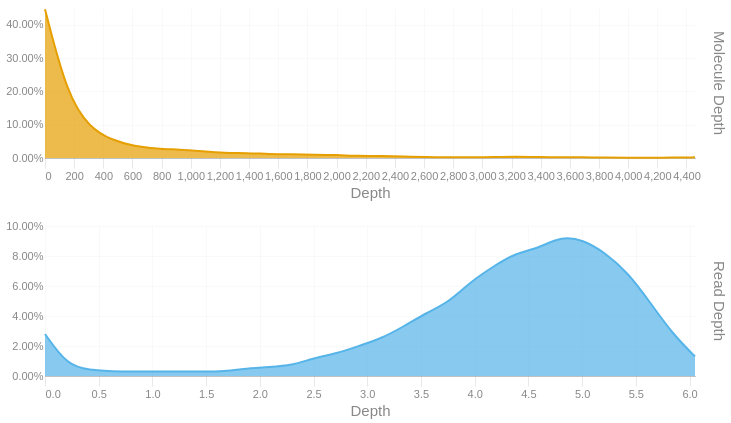

Notebook code for this chart:
### Code cell
readdep = depth_hist(tb['Read Depth'], q99, 3)
readdep = readdep.with_columns(pl.lit('Read Depth').alias('Metric'))
if not SKIPLR:
    moldep = depth_hist(tb['Molecule Depth'], mol_q99, 1)
    moldep = moldep.with_columns(pl.lit('Molecule Depth').alias('Metric'))
    _hist = pl.concat([readdep, moldep])
    _hist = _hist.filter(pl.col('Proportion') != 0)
    with SafeRender(_hist):
        (
            alt.Chart(_hist)        
            .mark_area(interpolate = "basis")
            .encode(
                x=alt.X('Bin:Q').scale(domainMin=0).axis(alt.Axis(title='Depth')),
                y = alt.Y('Proportion:Q', title = None).axis(format = '.2%'),
                color = alt.Color('Metric:N').legend(None),
                row = alt.Row("Metric:N").header(title = None, labelOrient = 'right'),
                tooltip = [
                    alt.Tooltip("Metric:N", title = "Metric"),
                    alt.Tooltip('Interval:N', title = "Depth Interval"),
                    alt.Tooltip('Proportion:Q', title = "% Alignments").format('.2%')
                ]
            )
            .resolve_scale(x='independent', y='independent')
            .properties(
                height = 150, width = 650,
                usermeta={'embedOptions': {'downloadFileName': f'{samplename}.depth.hist'}}
            )
        ).display()
else:
    readdep = readdep.filter(pl.col('Proportion') != 0)
    with SafeRender(readdep):
        (
            alt.Chart(readdep)        
            .mark_area(interpolate = "basis")
            .encode(
                x=alt.X('Bin:Q').scale(domainMin=0).axis(alt.Axis(title='Depth')),
                y = alt.Y('Proportion:Q', title = None).axis(format = '.2%'),
                tooltip = [
                    alt.Tooltip('Interval:N', title = "Depth Interval"),
                    alt.Tooltip('Proportion:Q', title = "% Alignments").format('.2%')
                ]
            )
            .properties(
                usermeta={'embedOptions': {'downloadFileName': f'{samplename}.depth.hist'}}
            )
        ).display()

### Figure 1 — Vega-Lite specification as saved in the notebook (floating-point values rounded to 4 significant figures)
{"width": 650, "height": 150, "config": {"title": {"anchor": "start", "dy": -15, "fontSize": 18, "color": "#888888", "subtitleColor": "#888888", "subtitleFontSize": 14}, "arc": {"fill": "#0072B2"}, "axis": {"domainColor": "#888888", "domainWidth": 0.5, "gridWidth": 0.2, "grid": false, "titleFontWeight": 400, "titleFontSize": 15, "labelFontSize": 11, "labelColor": "#888888", "tickColor": "#888888", "tickWidth": 0.2, "titleColor": "#888888"}, "axisBand": {"grid": false}, "axisX": {"grid": true, "tickSize": 10, "domainCap": "round"}, "axisY": {"domain": false, "grid": true, "tickSize": 0, "domainCap": "round"}, "background": "transparent", "header": {"labelFontSize": 15, "labelColor": "#888888", "titleFontSize": 15, "titleFontWeight": 600, "titleColor": "#888888"}, "legend": {"labelFont": "sans-serif", "labelFontSize": 12, "labelColor": "#888888", "symbolSize": 100, "symbolType": "circle", "titleFontSize": 12, "titlePadding": 10, "titleColor": "#888888", "title": null}, "range": {"category": ["#E69F00", "#56B4E9", "#009E73", "#F0E442", "#0072B2", "#D55E00", "#CC79A7", "#000000"], "diverging": ["#cfe8f3", "#a2d4ec", "#73bfe2", "#46abdb", "#1696d2", "#12719e"]}, "area": {"fill": "#0072B2", "fillOpacity": 0.7, "line": true, "strokeOpacity": 0.7}, "line": {"color": "#0072B2", "stroke": "#0072B2", "strokeWidth": 2}, "trail": {"color": "#0072B2", "stroke": "#0072B2", "strokeWidth": 0, "size": 1}, "point": {"filled": true, "fillOpacity": 1.0, "size": 95}, "text": {"color": "#888888", "fontSize": 11, "align": "right", "fontWeight": 400, "size": 11}, "bar": {"fill": "#0072B2", "stroke": null}, "view": {"stroke": null, "continuousWidth": 660, "continuousHeight": 400}}, "data": {"name": "data-72a0f013db902a8cf6af436d3d3397a2"}, "mark": {"type": "area", "interpolate": "basis"}, "encoding": {"color": {"field": "Metric", "legend": null, "type": "nominal"}, "row": {"field": "Metric", "header": {"title": null, "labelOrient": "right"}, "type": "nominal"}, "tooltip": [{"field": "Metric", "title": "Metric", "type": "nominal"}, {"field": "Interval", "title": "Depth Interval", "type": "nominal"}, {"field": "Proportion", "format": ".2%", "title": "% Alignments", "type": "quantitative"}], "x": {"axis": {"title": "Depth"}, "field": "Bin", "scale": {"domainMin": 0}, "type": "quantitative"}, "y": {"axis": {"format": ".2%"}, "field": "Proportion", "title": null, "type": "quantitative"}}, "resolve": {"scale": {"x": "independent", "y": "independent"}}, "usermeta": {"embedOptions": {"downloadFileName": "S5_Kennetcook_3540.depth.hist"}}, "$schema": "https://vega.github.io/schema/vega-lite/v6.1.0.json", "datasets": {"data-72a0f013db902a8cf6af436d3d3397a2": [{"Bin": 0.0, "Interval": "0.0-0.209", "Proportion": 0.028, "Metric": "Read Depth"}, {"Bin": 0.209, "Interval": "0.209-0.417", "Proportion": 0.007, "Metric": "Read Depth"}, {"Bin": 0.417, "Interval": "0.417-0.626", "Proportion": 0.004, "Metric": "Read Depth"}, {"Bin": 0.626, "Interval": "0.626-0.835", "Proportion": 0.003, "Metric": "Read Depth"}, {"Bin": 0.835, "Interval": "0.835-1.043", "Proportion": 0.003, "Metric": "Read Depth"}, {"Bin": 1.043, "Interval": "1.043-1.252", "Proportion": 0.003, "Metric": "Read Depth"}, {"Bin": 1.252, "Interval": "1.252-1.461", "Proportion": 0.003, "Metric": "Read Depth"}, {"Bin": 1.461, "Interval": "1.461-1.669", "Proportion": 0.003, "Metric": "Read Depth"}, {"Bin": 1.669, "Interval": "1.669-1.878", "Proportion": 0.003, "Metric": "Read Depth"}, {"Bin": 1.878, "Interval": "1.878-2.087", "Proportion": 0.005, "Metric": "Read Depth"}, {"Bin": 2.087, "Interval": "2.087-2.295", "Proportion": 0.006, "Metric": "Read Depth"}, {"Bin": 2.295, "Interval": "2.295-2.504", "Proportion": 0.007, "Metric": "Read Depth"}, {"Bin": 2.504, "Interval": "2.504-2.713", "Proportion": 0.012, "Metric": "Read Depth"}, {"Bin": 2.713, "Interval": "2.713-2.921", "Proportion": 0.015, "Metric": "Read Depth"}, {"Bin": 2.921, "Interval": "2.921-3.13", "Proportion": 0.02, "Metric": "Read Depth"}, {"Bin": 3.13, "Interval": "3.13-3.339", "Proportion": 0.025, "Metric": "Read Depth"}, {"Bin": 3.339, "Interval": "3.339-3.547", "Proportion": 0.033, "Metric": "Read Depth"}, {"Bin": 3.547, "Interval": "3.547-3.756", "Proportion": 0.042, "Metric": "Read Depth"}, {"Bin": 3.756, "Interval": "3.756-3.965", "Proportion": 0.049, "Metric": "Read Depth"}, {"Bin": 3.965, "Interval": "3.965-4.173", "Proportion": 0.063, "Metric": "Read Depth"}, {"Bin": 4.173, "Interval": "4.173-4.382", "Proportion": 0.073, "Metric": "Read Depth"}, {"Bin": 4.382, "Interval": "4.382-4.591", "Proportion": 0.082, "Metric": "Read Depth"}, {"Bin": 4.591, "Interval": "4.591-4.799", "Proportion": 0.085, "Metric": "Read Depth"}, {"Bin": 4.799, "Interval": "4.799-5.008", "Proportion": 0.093, "Metric": "Read Depth"}, {"Bin": 5.008, "Interval": "5.008-5.217", "Proportion": 0.091, "Metric": "Read Depth"}, {"Bin": 5.217, "Interval": "5.217-5.425", "Proportion": 0.082, "Metric": "Read Depth"}, {"Bin": 5.425, "Interval": "5.425-5.634", "Proportion": 0.069, "Metric": "Read Depth"}, {"Bin": 5.634, "Interval": "5.634-5.843", "Proportion": 0.049, "Metric": "Read Depth"}, {"Bin": 5.843, "Interval": "5.843-6.051", "Proportion": 0.028, "Metric": "Read Depth"}, {"Bin": 6.051, "Interval": "6.051-6.26", "Proportion": 0.013, "Metric": "Read Depth"}, {"Bin": 0.0, "Interval": "0.0-153.7", "Proportion": 0.446, "Metric": "Molecule Depth"}, {"Bin": 153.7, "Interval": "153.7-307.5", "Proportion": 0.187, "Metric": "Molecule Depth"}, {"Bin": 307.5, "Interval": "307.5-461.2", "Proportion": 0.09, "Metric": "Molecule Depth"}, {"Bin": 461.2, "Interval": "461.2-615.0", "Proportion": 0.053, "Metric": "Molecule Depth"}, {"Bin": 615.0, "Interval": "615.0-768.7", "Proportion": 0.035, "Metric": "Molecule Depth"}, {"Bin": 768.7, "Interval": "768.7-922.4", "Proportion": 0.028, "Metric": "Molecule Depth"}, {"Bin": 922.4, "Interval": "922.4-1076.2", "Proportion": 0.025, "Metric": "Molecule Depth"}, {"Bin": 1076.0, "Interval": "1076.2-1229.9", "Proportion": 0.02, "Metric": "Molecule Depth"}, {"Bin": 1230.0, "Interval": "1229.9-1383.6", "Proportion": 0.015, "Metric": "Molecule Depth"}, {"Bin": 1384.0, "Interval": "1383.6-1537.4", "Proportion": 0.015, "Metric": "Molecule Depth"}, {"Bin": 1537.0, "Interval": "1537.4-1691.1", "Proportion": 0.012, "Metric": "Molecule Depth"}, {"Bin": 1691.0, "Interval": "1691.1-1844.9", "Proportion": 0.011, "Metric": "Molecule Depth"}, {"Bin": 1845.0, "Interval": "1844.9-1998.6", "Proportion": 0.01, "Metric": "Molecule Depth"}, {"Bin": 1999.0, "Interval": "1998.6-2152.3", "Proportion": 0.009, "Metric": "Molecule Depth"}, {"Bin": 2152.0, "Interval": "2152.3-2306.1", "Proportion": 0.006, "Metric": "Molecule Depth"}, {"Bin": 2306.0, "Interval": "2306.1-2459.8", "Proportion": 0.006, "Metric": "Molecule Depth"}, {"Bin": 2460.0, "Interval": "2459.8-2613.5", "Proportion": 0.004, "Metric": "Molecule Depth"}, {"Bin": 2614.0, "Interval": "2613.5-2767.3", "Proportion": 0.003, "Metric": "Molecule Depth"}, {"Bin": 2767.0, "Interval": "2767.3-2921.0", "Proportion": 0.002, "Metric": "Molecule Depth"}, {"Bin": 2921.0, "Interval": "2921.0-3074.8", "Proportion": 0.002, "Metric": "Molecule Depth"}, {"Bin": 3075.0, "Interval": "3074.8-3228.5", "Proportion": 0.003, "Metric": "Molecule Depth"}, {"Bin": 3228.0, "Interval": "3228.5-3382.2", "Proportion": 0.004, "Metric": "Molecule Depth"}, {"Bin": 3382.0, "Interval": "3382.2-3536.0", "Proportion": 0.003, "Metric": "Molecule Depth"}, {"Bin": 3536.0, "Interval": "3536.0-3689.7", "Proportion": 0.002, "Metric": "Molecule Depth"}, {"Bin": 3690.0, "Interval": "3689.7-3843.4", "Proportion": 0.003, "Metric": "Molecule Depth"}, {"Bin": 3843.0, "Interval": "3843.4-3997.2", "Proportion": 0.001, "Metric": "Molecule Depth"}, {"Bin": 3997.0, "Interval": "3997.2-4150.9", "Proportion": 0.001, "Metric": "Molecule Depth"}, {"Bin": 4151.0, "Interval": "4150.9-4304.7", "Proportion": 0.001, "Metric": "Molecule Depth"}, {"Bin": 4305.0, "Interval": "4304.7-4458.4", "Proportion": 0.001, "Metric": "Molecule Depth"}, {"Bin": 4458.0, "Interval": "4458.4-4612.13", "Proportion": 0.002, "Metric": "Molecule Depth"}]}}
